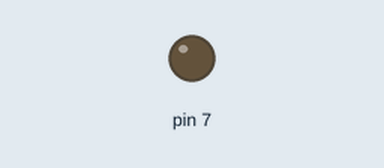
A sketch run on a simulated Arduino Uno, built with avr-gcc and run on an emulated ATmega328P. Parts: output pins drawn as LEDs (lit = HIGH). Dashed ring = blinking. At 2.2 s the program stops and its outputs stay as they are.

Above: at 0.5 s.
At 1.95 s:
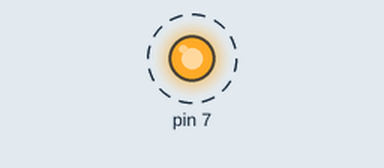
Timing chart, 0 to 3.0 s (numbered marks = the images above):
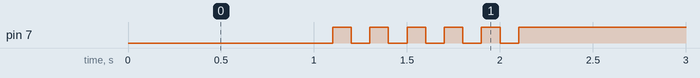

The sketch:

05_practice_2.ino.ino
```cpp
void setup() {
  pinMode(7,OUTPUT);

}

void loop() {
  int i=0;
  delay(1000);
  while(i<=5){
    digitalWrite(7, 0);
    delay(100);
    digitalWrite(7, 1);
    delay(100);
    i++;
    }
  while(1){
    //infinite loop
    }

}
```

Measured:
- by itself, pin 7: alternates HIGH for 0.10 s and LOW for 0.10 s, 11 changes in all, then stays HIGH
